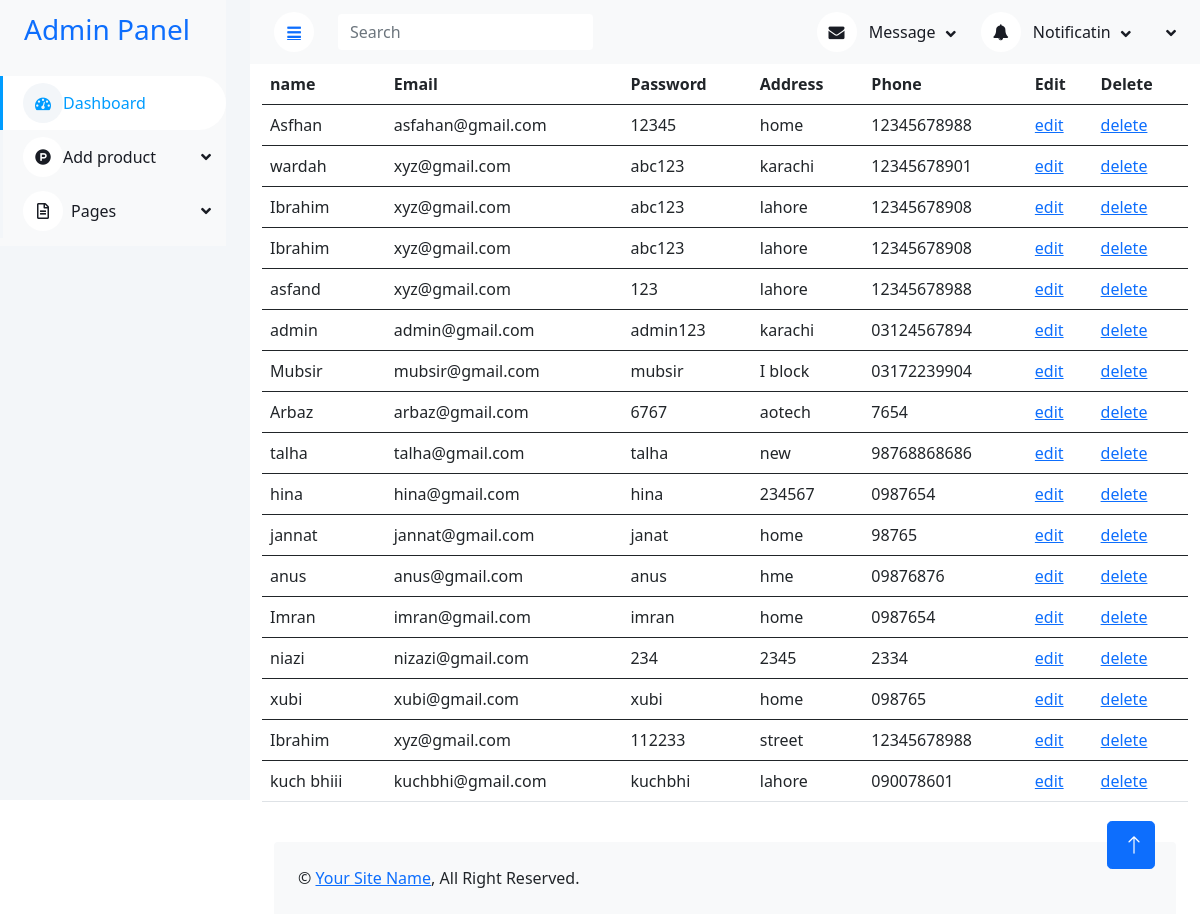
The app's page /admin/ex.php with its own data.
### tables this page shows
CREATE TABLE `users` (
  `user_id` int(11) NOT NULL,
  `user_name` varchar(255) DEFAULT NULL,
  `email` varchar(255) DEFAULT NULL,
  `passwordd` varchar(255) DEFAULT NULL,
  `address` varchar(255) DEFAULT NULL,
  `Phone` varchar(11) NOT NULL,
  `role` int(11) DEFAULT NULL
);

### admin/ex.php (the view)
<?php
include("header.php");
include("config.php");
$query = "SELECT * FROM users";
$result = mysqli_query($conn,$query);
?>
<div style="overflow-x:auto">
<div class="container">
<table class="table">
  <thead>
    <tr>
      <th scope="col">name</th>
      <th scope="col">Email</th>
      <th scope="col">Password</th>
      <th scope="col">Address</th>
      <th scope="col">Phone</th>
      <th scope="col">Edit</th>
      <th scope="col">Delete</th>
    </tr>
  </thead>
  <?php
            while($data = mysqli_fetch_assoc($result)){
                ?>
  <tbody>
                <tr >
                <td><?php echo $data ["user_name"]; ?></td>
                <td><?php echo $data ["email"]; ?></td>
                <td><?php echo $data ["passwordd"]; ?></td>
                <td><?php echo $data ["address"]; ?></td>
                <td><?php echo $data ["Phone"]; ?></td>
                <td><a  onclick="return confirm('are you sure data edit')" href="edit.php?id=<?php echo $data["user_id"]; ?>" >edit</a></td>
                <td><a  onclick="return confirm('are you sure delete data')"  href="delete.php?id=<?php echo $data["user_id"]; ?>" >delete</a></td>
                </tr>
  </tbody>
                <?php
            }
            ?>
</table>
</div>
</div>
<?php
include("footer.php");
?>

### admin/css/style.css (style rules this page uses)
:root { --primary: #009CFF; --light: #F3F6F9; --dark: #191C24; }

### records on screen
users: user_name "Asfhan", email "asfahan@gmail.com", passwordd "12345", address "home", Phone "12345678988"
users: user_name "wardah", email "xyz@gmail.com", passwordd "abc123", address "karachi", Phone "12345678901"
users: user_name "Ibrahim", email "xyz@gmail.com", passwordd "abc123", address "lahore", Phone "12345678908"
users: user_name "Ibrahim", email "xyz@gmail.com", passwordd "abc123", address "lahore", Phone "12345678908"
users: user_name "asfand", email "xyz@gmail.com", passwordd "123", address "lahore", Phone "12345678988"
users: user_name "admin", email "admin@gmail.com", passwordd "admin123", address "karachi", Phone "03124567894"
users: user_name "Mubsir", email "mubsir@gmail.com", passwordd "mubsir", address "I block", Phone "03172239904"
users: user_name "Arbaz", email "arbaz@gmail.com", passwordd "6767", address "aotech", Phone "7654"
users: user_name "talha", email "talha@gmail.com", passwordd "talha", address "new", Phone "98768868686"
users: user_name "hina", email "hina@gmail.com", passwordd "hina", address "234567", Phone "0987654"
users: user_name "jannat", email "jannat@gmail.com", passwordd "janat", address "home", Phone "98765"
users: user_name "anus", email "anus@gmail.com", passwordd "anus", address "hme", Phone "09876876"
users: user_name "Imran", email "imran@gmail.com", passwordd "imran", address "home", Phone "0987654"
users: user_name "niazi", email "nizazi@gmail.com", passwordd "234", address "2345", Phone "2334"
users: user_name "xubi", email "xubi@gmail.com", passwordd "xubi", address "home", Phone "098765"
users: user_name "Ibrahim", email "xyz@gmail.com", passwordd "112233", address "street", Phone "12345678988"
users: user_name "kuch bhiii", email "kuchbhi@gmail.com", passwordd "kuchbhi", address "lahore", Phone "090078601"
